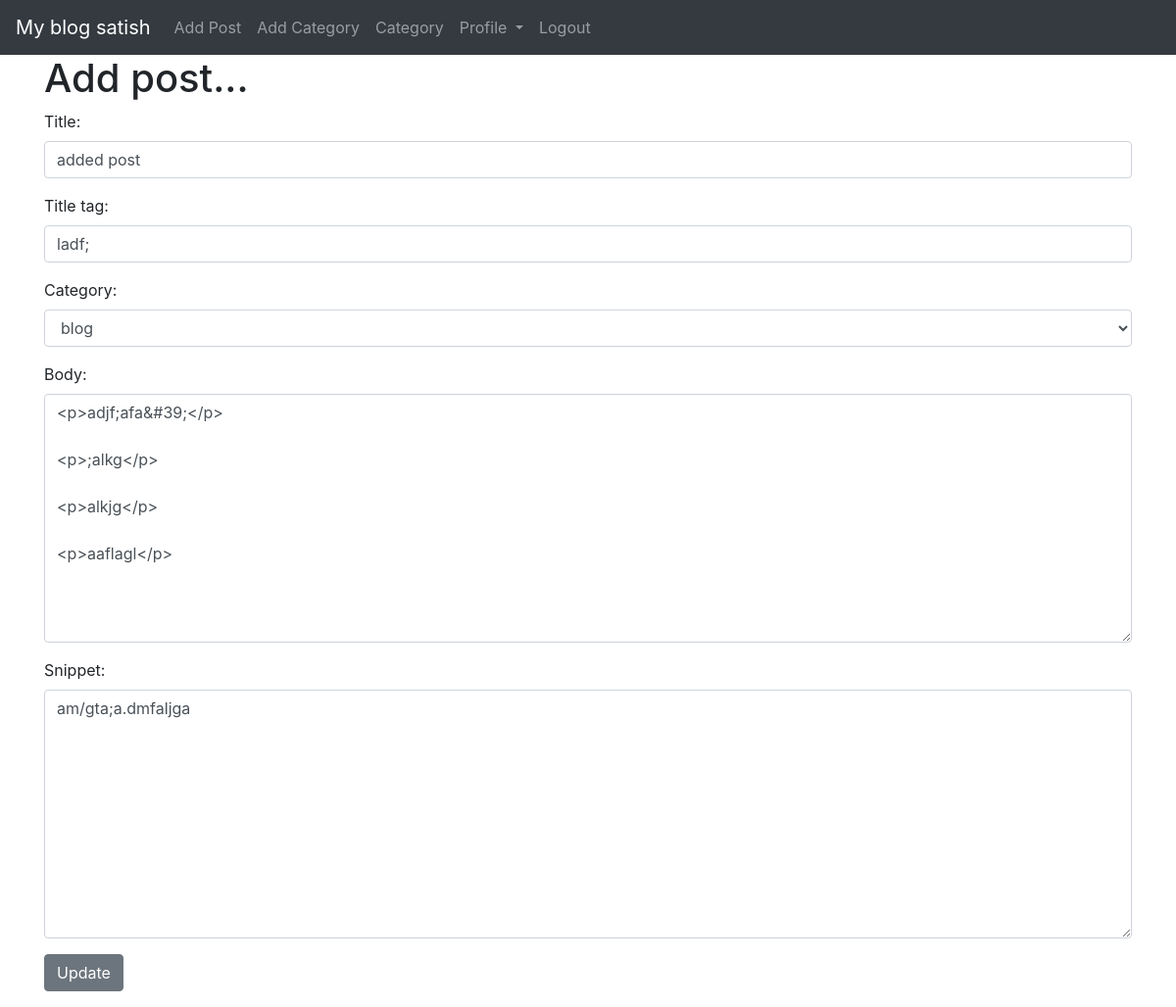
The page /article/edit/40 (signed in) on the database its author committed.
### theblog/models.py (models this page shows, shortened)
class Post(models.Model):
    title = models.CharField(max_length=255)
    title_tag = models.CharField(max_length=60)
    author = models.ForeignKey(User,on_delete=models.CASCADE)
    category = models.CharField(max_length=100)
    body = RichTextField(blank=True,null=True)
    post_date = models.DateField(auto_now_add=True)
    snippet = models.CharField(max_length=300)
    likes = models.ManyToManyField(User, related_name="blog_post")
    header_image = models.ImageField(null=True, blank=True , upload_to="image/")

### theblog/views.py (the view)
# urls.py: path('article/edit/<int:pk>', UpdatePost.as_view() ,name="update" ),
class UpdatePost(UpdateView):
    model = Post
    form_class = editForm
    template_name = 'editPost.html'

### theblog/form.py
class editForm(forms.ModelForm):
    class Meta:
        model = Post
        fields = ('title','title_tag','category','body','snippet')
        widgets = {
            'title': forms.TextInput(attrs={'class':'form-control'}),
            'title_tag': forms.TextInput(attrs={'class':'form-control'}),
            'category': forms.Select(choices=choice_list, attrs={'class':'form-control'}),
            'body': forms.Textarea(attrs={'class':'form-control'}),
            'snippet': forms.Textarea(attrs={'class':'form-control'}),
        }

### theblog/templates/editPost.html (shortened to what this page needs)
{% extends 'base.html' %}
{% block content %}
{% if user.is_authenticated and user.id == post.author.id %}
    <h1>Add post...</h1>
    <div class="form-group">
        <form method="POST">
            {{form.as_p}}
            <button class="btn btn-secondary">Update</button>
        </form>
    </div>
{% elif user.is_authenticated %}
    <p>You are denial edit these post</p>
{% else %}
    <p>Login is required</p>
    <a href="{% url 'login' %}">Login Page!</a>
{% endif %}
{% endblock %}

### theblog/templates/base.html (shortened to what this page needs)
<!DOCTYPE html>
<html lang="en">
  <head>
    <link rel="stylesheet" href="https://stackpath.bootstrapcdn.com/bootstrap/4.5.2/css/bootstrap.min.css">
  </head>
  <body>
    <nav class="navbar navbar-expand-lg navbar-dark bg-dark">
        <a class="navbar-brand" href="{% url 'home:home' %}">My blog
          {% if user.is_authenticated %}
            {{user.username}}
          {% endif %}
        </a>
        <div class="collapse navbar-collapse" id="navbarSupportedContent">
          <ul class="navbar-nav mr-auto">
            {% if user.is_authenticated %}
              <li class="nav-item">
                <a class="nav-link" href="{% url 'home:addPost' %}">Add Post</a>
              </li>
              <li class="nav-item">
                <a class="nav-link" href="{% url 'home:addCategory' %}">Add Category</a>
              </li>
              <li class="nav-item">
                <a class="nav-link" href="{% url 'home:category' %}">Category</a>
              </li>
              <li class="nav-item dropdown">
                <a class="nav-link dropdown-toggle" href="#" id="navbarDropdown" role="button" data-toggle="dropdown" aria-haspopup="true" aria-expanded="false">
                  Profile
                </a>
                </li>
              <li class="nav-item">
                <a class="nav-link" href="{% url 'logout' %}">Logout</a>
              </li>
            {% endif %}
          </ul>
        </div>
      </nav>
    <div class="container">
        {% block content %}
        {% endblock %}
    </div>
  </body>
</html>

### rows shown on the page
Post: title "added post", title_tag "ladf;", category "blog", body "<p>adjf;afa&#39;</p> <p>;alkg</p> <p>alkjg</p> <p>aaflagl</p>", snippet "am/gta;a.dmfaljga"

### other values the page prints
{{ user.username }} "satish"
